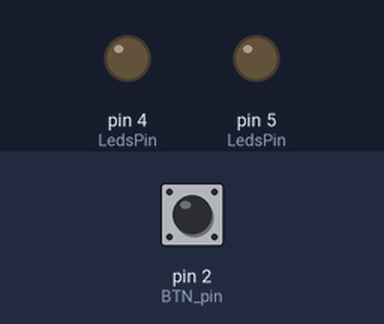
Recording of a sketch running on a simulated Arduino Uno, built with avr-gcc and run on an emulated ATmega328P. Parts: output pins drawn as LEDs (lit = HIGH). The inputs (shaded band) are chosen by the test bench; at power-on: pin 2 (BTN_pin) HIGH.

Above: at 1.2 s.
1.3 s: pin 2 (BTN_pin) pulled LOW for 0.15 s
At 2.0 s:
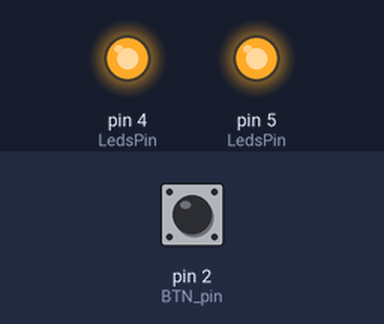
2.9 s: pin 2 (BTN_pin) pulled LOW for 1 s
At 3.2 s:
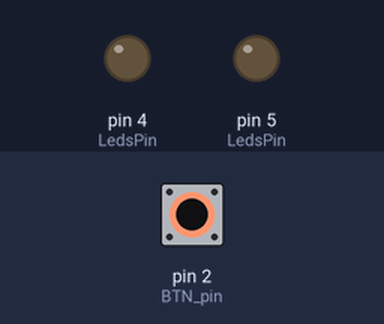
5.4 s: pin 2 (BTN_pin) pulled LOW for 3.2 s
At 6.3 s:
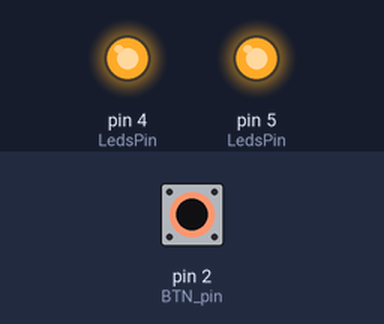
Timing chart, 0 to 8.4 s (numbered marks = the images above; inputs shaded):
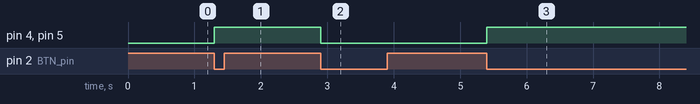

The sketch:

sketch_arduino.ino
```cpp
#define NUMBER_OF_LEDS 2

#define BTN_pin 2
#define LedR 4
#define LedG 5

int  LedsPin[NUMBER_OF_LEDS]={LedR,LedG};
bool LedIsOn[NUMBER_OF_LEDS];
void setup() {
  Serial.begin(9600);
  pinMode(BTN_pin,INPUT_PULLUP);
  for(int k = 0; k<NUMBER_OF_LEDS; k++){
    pinMode(LedsPin[k],OUTPUT);
    TurnLedOFF(k);
  }
}

void loop() {
  if(digitalRead(BTN_pin) == LOW){
    ToggleLed(0);
    ToggleLed(1);
    while(digitalRead(BTN_pin) == LOW){delay(50);}
 }

}
void ToggleLed(int chnl){
  if(LedIsOn[chnl]){
    TurnLedOFF(chnl);
  } else {
    TurnLedOn(chnl);
  }
}
void TurnLedOn(int chnl){
  LedIsOn[chnl] = true;
  digitalWrite(LedsPin[chnl],HIGH);
}
void TurnLedOFF(int chnl){
  LedIsOn[chnl]=false;
  digitalWrite(LedsPin[chnl],LOW);
}
```

Measured:
- after the input at 1.3 s, pin 4 (LedsPin), pin 5 (LedsPin): LOW → HIGH at once
- after the input at 2.9 s, pin 4 (LedsPin), pin 5 (LedsPin): HIGH → LOW at once
- after the input at 5.4 s, pin 4 (LedsPin), pin 5 (LedsPin): LOW → HIGH at once
